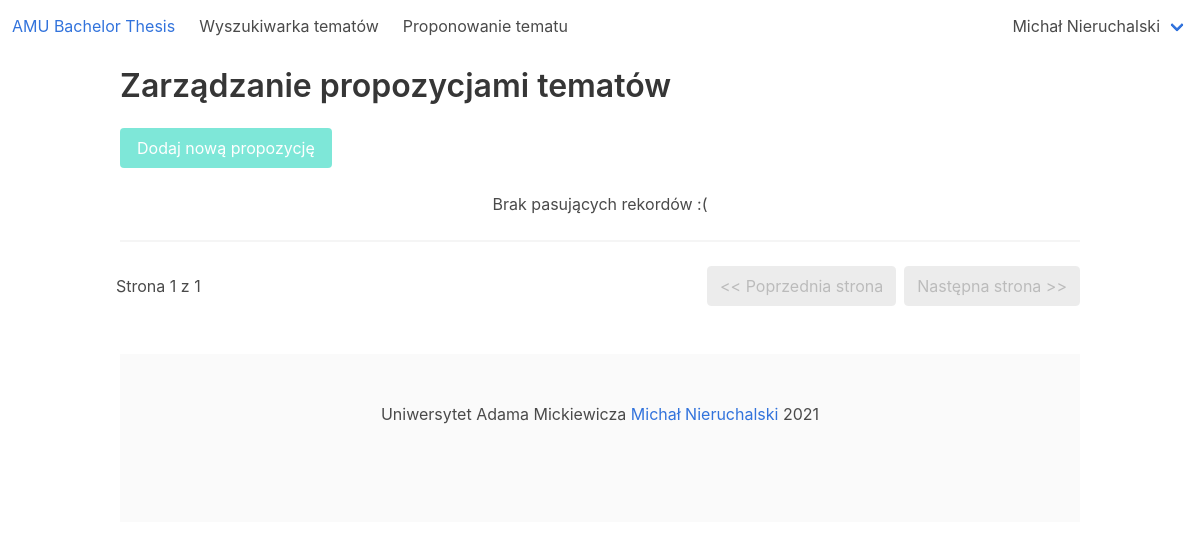
The app's page /amu_bachelor_thesis/manage_thesis_propositions (signed in), older data.
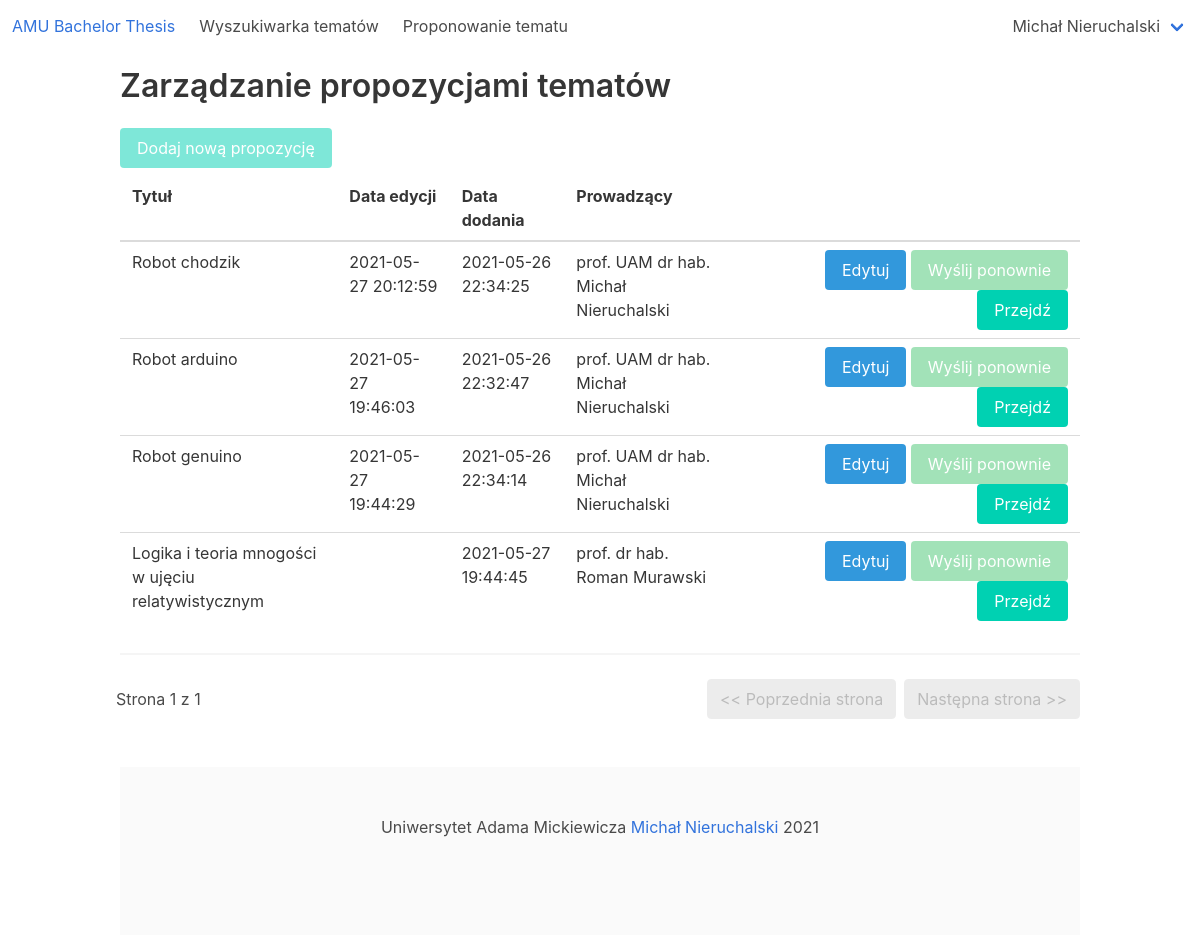
The same page, newer data.
### amu_bachelor_thesis_app/models.py (models this page shows, shortened)
class ThesisProposition(models.Model):
    title = models.CharField(max_length=255, blank=False, null=False)
    description = models.CharField(max_length=4000, blank=True, null=True)
    created_at = models.DateTimeField(null=False)
    edited_at = models.DateTimeField(null=True)
    lecturer = models.ForeignKey(Lecturer, on_delete=models.CASCADE, null=False)
    student = models.ForeignKey(Student, on_delete=models.CASCADE, null=False)
    is_active = models.BooleanField(null=False)

class Lecturer(models.Model):
    first_name = models.CharField(max_length=180, blank=False, null=False)
    last_name = models.CharField(max_length=180, blank=False, null=False)
    degree = models.CharField(max_length=180, blank=True, null=True)
    interests = models.CharField(max_length=2000, blank=True, null=True)
    description = models.CharField(max_length=4000, blank=True, null=True)
    user = models.OneToOneField(User, on_delete=models.CASCADE, primary_key=True)
    @property
    def name_with_degree(self):
        return self.degree + ' ' + self.first_name + ' ' + self.last_name

### amu_bachelor_thesis_app/views/thesis_propositions_views.py (the view)
# urls.py: path('manage_thesis_propositions', thesis_propositions_views.ManageThesisPropositions.as_view(), name="manage_thesis_propositions"),
@method_decorator(login_required, name='dispatch')
@method_decorator(user_passes_test(lambda user: user.is_student()), name='dispatch')
class ManageThesisPropositions(generic.ListView):
    model = ThesisProposition
    paginate_by = 10
    template_name = 'amu_bachelor_thesis_app/thesis_proposition/manage_thesis_propositions.html'
    def get_queryset(self):
        return ThesisProposition.objects.filter(student_id=self.request.user.id).order_by('-edited_at', '-created_at')

### amu_bachelor_thesis_app/models.py (called while the page is built)
    def __str__(self):
        if self.role == User.STUDENT:
            return str(self.student)
        if self.role == User.LECTURER:
            return str(self.lecturer)
        return self.email

    def is_student(self):
        return self.role == User.STUDENT

    def is_lecturer(self):
        return self.role == User.LECTURER

    @property
    def is_superuser(self):
        return self.role == self.SUPERUSER

    def __str__(self):
        return self.first_name + ' ' + self.last_name

    def has_thesis(self):
        try:
            return self.thesis is not None
        except AttributeError:
            return False

### amu_bachelor_thesis_app/templatetags/helpers.py (called while the page is built)
@register.simple_tag
def get_number_of_notifications(user):
    return user.notification_set.count()

@register.simple_tag
def has_notifications(user):
    return user.notification_set.filter(is_seen=False).count() == 0

### amu_bachelor_thesis_app/templates/amu_bachelor_thesis_app/thesis_proposition/manage_thesis_propositions.html (shortened to what this page needs)
{% extends 'amu_bachelor_thesis_app/base.html' %}
{% block content %}
    <h2 class="title">Zarządzanie propozycjami tematów</h2>
    {% if not user.student.has_thesis %}
        <a href="{% url 'amu_bachelor_thesis:create_thesis_proposition' %}" class="button is-primary mb-2">Dodaj nową propozycję</a>
    {% else %}
        <button class="button is-primary mb-2" disabled>Dodaj nową propozycję</button>
    {% endif %}
    {% if page_obj %}
        <table class="table is-fullwidth">
            <thead>
                <tr>
                    <th>Tytuł</th>
                    <th>Data edycji</th>
                    <th>Data dodania</th>
                    <th>Prowadzący</th>
                    <th class="manage_thesis_propositions_action_button_columns"></th>
                </tr>
            </thead>
            <tbody>
                {% for thesis_proposition in page_obj %}
                    <tr>
                        <td>{{ thesis_proposition.title }}</td>
                        <td>{{ thesis_proposition.edited_at | date:'Y-m-d H:i:s'}}</td>
                        <td>{{ thesis_proposition.created_at | date:'Y-m-d H:i:s'}}</td>
                        <td>{{ thesis_proposition.lecturer.name_with_degree }}</td>
                        <td class="has-text-right">
                            <a class="button is-info" href="{% url 'amu_bachelor_thesis:edit_thesis_proposition' thesis_proposition.id %}">
                                Edytuj
                            </a>
                            {% if thesis_proposition.is_active %}
                                <button class="button is-danger modal__student_discard_own_thesis_proposition" data-thesis-proposition-id="{{ thesis_proposition.id }}">
                                    Wycofaj
                                </button>
                            {% else %}
                                <button class="button is-success modal__student_resend_thesis_proposition"
                                        {% if user.student.has_thesis %} disabled {% endif %}
                                        data-thesis-proposition-id="{{ thesis_proposition.id }}">
                                    Wyślij ponownie
                                </button>
                            {% endif %}
                            <a class="button is-primary" href="{% url 'amu_bachelor_thesis:thesis_proposition' thesis_proposition.id %}">
                                Przejdź
                            </a>
                        </td>
                    </tr>
                {% endfor %}
            </tbody>
        </table>
    {% else %}
        <div class="has-text-centered mt-4 mb-4">
            Brak pasujących rekordów :(
        </div>
    {% endif %}
    {% include 'amu_bachelor_thesis_app/shell/pagination.html' %}
{% endblock %}

Row changes from the older to the newer data that the page shows:
added ThesisProposition: title "Robot chodzik", edited_at "2021-05-27 20:12:59", created_at "2021-05-26 22:34:25", lecturer.name_with_degree "prof. UAM dr hab. Michał Nieruchalski"
added ThesisProposition: title "Robot arduino", edited_at "2021-05-27 19:46:03", created_at "2021-05-26 22:32:47", lecturer.name_with_degree "prof. UAM dr hab. Michał Nieruchalski"
added ThesisProposition: title "Robot genuino", edited_at "2021-05-27 19:44:29", created_at "2021-05-26 22:34:14", lecturer.name_with_degree "prof. UAM dr hab. Michał Nieruchalski"
added ThesisProposition: title "Logika i teoria mnogości w ujęciu relatywistycznym", created_at "2021-05-27 19:44:45", lecturer.name_with_degree "prof. dr hab. Roman Murawski"
Text that changed along with them:
text no longer shown: "Brak pasujących rekordów :("
text now shown: "Tytuł Data edycji Data dodania Prowadzący"
